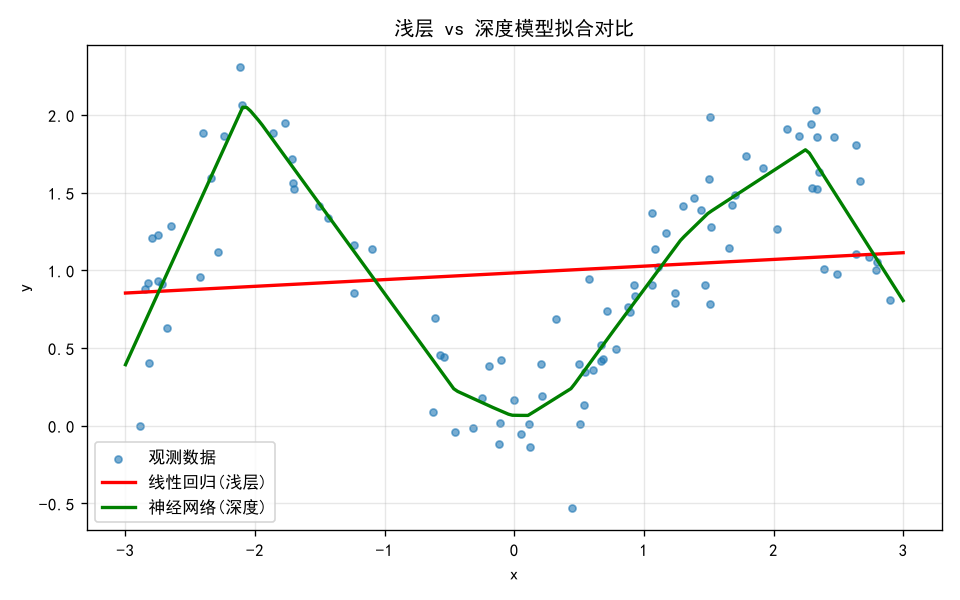

Source code (Python):
import numpy as np
import pandas as pd
import matplotlib.pyplot as plt
import torch
import torch.nn as nn
from sklearn.linear_model import LinearRegression
import os

# 无论从哪个目录运行，都切换到本脚本所在目录，保证相对路径可用
os.chdir(os.path.dirname(os.path.abspath(__file__)))

# 解决 matplotlib 中文乱码
plt.rcParams["font.sans-serif"] = ["SimHei"]
plt.rcParams["axes.unicode_minus"] = False

df = pd.read_csv("synthetic.csv")
X = df[["x"]].values.astype("float32")
y = df["y"].values.astype("float32").reshape(-1, 1)

# 浅层：线性回归
lr = LinearRegression().fit(X, y.ravel())


# 深度（复用 B3 的网络定义，这里简化重训一次）
class Net(nn.Module):
    def __init__(self):
        super().__init__()
        self.net = nn.Sequential(nn.Linear(1, 32), nn.ReLU(), nn.Linear(32, 1))

    def forward(self, x):
        return self.net(x)


net = Net()
opt = torch.optim.Adam(net.parameters(), lr=0.01)
crit = nn.MSELoss()
Xt = torch.from_numpy(X)
yt = torch.from_numpy(y)
for _ in range(1000):
    opt.zero_grad()
    loss = crit(net(Xt), yt)
    loss.backward()
    opt.step()

x_grid = np.linspace(-3, 3, 200, dtype="float32").reshape(-1, 1)
with torch.no_grad():
    y_deep = net(torch.from_numpy(x_grid)).numpy().ravel()

plt.figure(figsize=(8, 5))
plt.scatter(X, y, s=18, alpha=0.6, label="观测数据")
plt.plot(x_grid.ravel(), lr.predict(x_grid), color="red", lw=2, label="线性回归(浅层)")
plt.plot(x_grid.ravel(), y_deep, color="green", lw=2, label="神经网络(深度)")
plt.title("浅层 vs 深度模型拟合对比")
plt.xlabel("x")
plt.ylabel("y")
plt.legend()
plt.grid(alpha=0.3)
plt.tight_layout()
plt.savefig("compare.png", dpi=120)
plt.show()
print("对比图已保存 compare.png")
